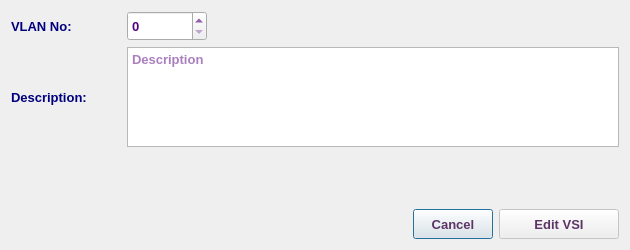
<?xml version="1.0" encoding="UTF-8"?>
<ui version="4.0">
 <class>EditVsiRefDialog</class>
 <widget class="QDialog" name="EditVsiRefDialog">
  <property name="windowModality">
   <enum>Qt::NonModal</enum>
  </property>
  <property name="geometry">
   <rect>
    <x>0</x>
    <y>0</y>
    <width>630</width>
    <height>250</height>
   </rect>
  </property>
  <property name="minimumSize">
   <size>
    <width>630</width>
    <height>250</height>
   </size>
  </property>
  <property name="maximumSize">
   <size>
    <width>631</width>
    <height>251</height>
   </size>
  </property>
  <property name="font">
   <font>
    <family>Tahoma</family>
    <pointsize>10</pointsize>
   </font>
  </property>
  <property name="windowTitle">
   <string>Edit VSI Reference</string>
  </property>
  <property name="windowIcon">
   <iconset resource="../../../../image.qrc">
    <normaloff>:/Image/edit.png</normaloff>:/Image/edit.png</iconset>
  </property>
  <property name="modal">
   <bool>false</bool>
  </property>
  <layout class="QVBoxLayout" name="verticalLayout">
   <item>
    <layout class="QHBoxLayout" name="horizontalLayout">
     <item>
      <widget class="QLabel" name="label">
       <property name="minimumSize">
        <size>
         <width>110</width>
         <height>30</height>
        </size>
       </property>
       <property name="maximumSize">
        <size>
         <width>110</width>
         <height>30</height>
        </size>
       </property>
       <property name="font">
        <font>
         <family>Tahoma</family>
         <pointsize>10</pointsize>
         <weight>75</weight>
         <bold>true</bold>
        </font>
       </property>
       <property name="styleSheet">
        <string notr="true">color: rgb(0, 0, 127);</string>
       </property>
       <property name="text">
        <string>VLAN No:</string>
       </property>
      </widget>
     </item>
     <item>
      <widget class="QSpinBox" name="vsiSB">
       <property name="minimumSize">
        <size>
         <width>80</width>
         <height>30</height>
        </size>
       </property>
       <property name="maximumSize">
        <size>
         <width>80</width>
         <height>30</height>
        </size>
       </property>
       <property name="font">
        <font>
         <family>Tahoma</family>
         <pointsize>10</pointsize>
         <weight>75</weight>
         <bold>true</bold>
        </font>
       </property>
       <property name="styleSheet">
        <string notr="true">color: rgb(85, 0, 127);</string>
       </property>
       <property name="maximum">
        <number>4096</number>
       </property>
      </widget>
     </item>
     <item>
      <spacer name="horizontalSpacer_5">
       <property name="font">
        <font>
         <family>Tahoma</family>
         <pointsize>10</pointsize>
        </font>
       </property>
       <property name="orientation">
        <enum>Qt::Horizontal</enum>
       </property>
       <property name="sizeHint" stdset="0">
        <size>
         <width>40</width>
         <height>20</height>
        </size>
       </property>
      </spacer>
     </item>
    </layout>
   </item>
   <item>
    <layout class="QHBoxLayout" name="horizontalLayout_8">
     <item>
      <widget class="QLabel" name="label_8">
       <property name="minimumSize">
        <size>
         <width>110</width>
         <height>100</height>
        </size>
       </property>
       <property name="maximumSize">
        <size>
         <width>110</width>
         <height>100</height>
        </size>
       </property>
       <property name="font">
        <font>
         <family>Tahoma</family>
         <pointsize>10</pointsize>
         <weight>75</weight>
         <bold>true</bold>
        </font>
       </property>
       <property name="styleSheet">
        <string notr="true">color: rgb(0, 0, 127);</string>
       </property>
       <property name="text">
        <string>Description:</string>
       </property>
      </widget>
     </item>
     <item>
      <widget class="QTextEdit" name="descTE">
       <property name="minimumSize">
        <size>
         <width>300</width>
         <height>100</height>
        </size>
       </property>
       <property name="maximumSize">
        <size>
         <width>8000</width>
         <height>100</height>
        </size>
       </property>
       <property name="font">
        <font>
         <family>Tahoma</family>
         <pointsize>10</pointsize>
         <weight>75</weight>
         <bold>true</bold>
        </font>
       </property>
       <property name="styleSheet">
        <string notr="true">color: rgb(85, 0, 127);</string>
       </property>
       <property name="placeholderText">
        <string>Description</string>
       </property>
      </widget>
     </item>
    </layout>
   </item>
   <item>
    <spacer name="verticalSpacer">
     <property name="font">
      <font>
       <family>Tahoma</family>
       <pointsize>10</pointsize>
      </font>
     </property>
     <property name="orientation">
      <enum>Qt::Vertical</enum>
     </property>
     <property name="sizeHint" stdset="0">
      <size>
       <width>20</width>
       <height>227</height>
      </size>
     </property>
    </spacer>
   </item>
   <item>
    <layout class="QHBoxLayout" name="horizontalLayout_10">
     <item>
      <spacer name="horizontalSpacer_9">
       <property name="font">
        <font>
         <family>Tahoma</family>
         <pointsize>10</pointsize>
        </font>
       </property>
       <property name="orientation">
        <enum>Qt::Horizontal</enum>
       </property>
       <property name="sizeHint" stdset="0">
        <size>
         <width>40</width>
         <height>20</height>
        </size>
       </property>
      </spacer>
     </item>
     <item>
      <widget class="QPushButton" name="CancelBtn">
       <property name="sizePolicy">
        <sizepolicy hsizetype="Preferred" vsizetype="Preferred">
         <horstretch>0</horstretch>
         <verstretch>0</verstretch>
        </sizepolicy>
       </property>
       <property name="minimumSize">
        <size>
         <width>80</width>
         <height>30</height>
        </size>
       </property>
       <property name="maximumSize">
        <size>
         <width>160</width>
         <height>30</height>
        </size>
       </property>
       <property name="font">
        <font>
         <family>Tahoma</family>
         <pointsize>10</pointsize>
         <weight>75</weight>
         <bold>true</bold>
        </font>
       </property>
       <property name="styleSheet">
        <string notr="true">color: rgb(92, 53, 102);</string>
       </property>
       <property name="text">
        <string>Cancel</string>
       </property>
      </widget>
     </item>
     <item>
      <widget class="QPushButton" name="okBtn">
       <property name="enabled">
        <bool>false</bool>
       </property>
       <property name="sizePolicy">
        <sizepolicy hsizetype="Preferred" vsizetype="Preferred">
         <horstretch>0</horstretch>
         <verstretch>0</verstretch>
        </sizepolicy>
       </property>
       <property name="minimumSize">
        <size>
         <width>120</width>
         <height>30</height>
        </size>
       </property>
       <property name="maximumSize">
        <size>
         <width>200</width>
         <height>30</height>
        </size>
       </property>
       <property name="font">
        <font>
         <family>Tahoma</family>
         <pointsize>10</pointsize>
         <weight>75</weight>
         <bold>true</bold>
        </font>
       </property>
       <property name="styleSheet">
        <string notr="true">color: rgb(92, 53, 102);</string>
       </property>
       <property name="text">
        <string>Edit VSI</string>
       </property>
       <property name="icon">
        <iconset resource="../../../../image.qrc">
         <normaloff>:/Image/edit.png</normaloff>:/Image/edit.png</iconset>
       </property>
       <property name="iconSize">
        <size>
         <width>20</width>
         <height>20</height>
        </size>
       </property>
      </widget>
     </item>
    </layout>
   </item>
  </layout>
 </widget>
 <tabstops>
  <tabstop>vsiSB</tabstop>
  <tabstop>descTE</tabstop>
  <tabstop>okBtn</tabstop>
  <tabstop>CancelBtn</tabstop>
 </tabstops>
 <resources>
  <include location="../../../../image.qrc"/>
 </resources>
 <connections/>
</ui>
